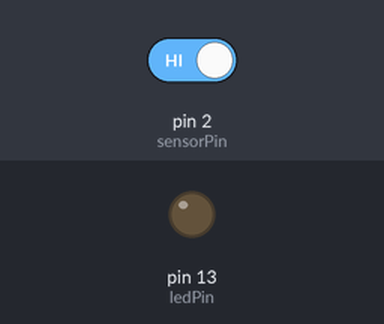
A sketch run on a simulated Arduino Uno, built with avr-gcc and run on an emulated ATmega328P. Parts: output pins drawn as LEDs (lit = HIGH). The test bench sets the inputs (shaded band); at power-on: pin 2 (sensorPin) HIGH.

Above: at 1.2 s.
1.3 s: pin 2 (sensorPin) driven LOW
At 2.1 s:
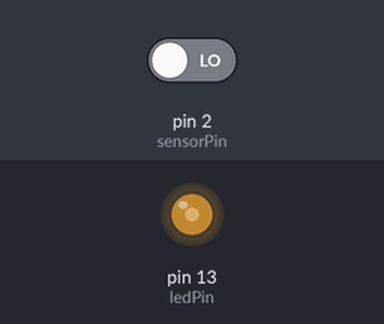
2.8 s: pin 2 (sensorPin) driven HIGH
At 4.0 s:
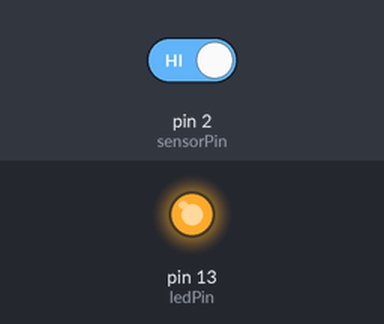
Timing chart, 0 to 5.8 s (numbered marks = the images above; inputs shaded):
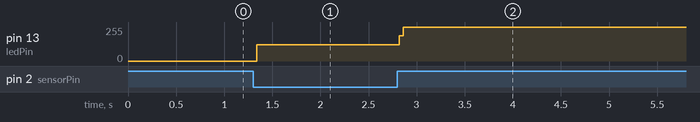

Measured:
- after the input at 1.3 s, pin 13 (ledPin): 0/255 → 121/255 at once
- after the input at 2.8 s, pin 13 (ledPin): 121/255 → 255/255 at once

The sketch:

SoundSensorLED.ino
```cpp
int sensorPin = 2; // Connected to digital output of KY-038 sound sensor module
int ledPin = 13; // Connected to postive of led
boolean isOn = false; //To determine/track if led is on or off

void setup() {
  pinMode(sensorPin, INPUT); //Setting the pin to input for reading data
  pinMode(ledPin, OUTPUT); //Setting the pin to output for turning the led on/off

}

void loop() {

  int data = digitalRead(sensorPin); //Reading data from sensor and storing in variable

  if (data != 1) { // 1 is sent from sensor when loud noise is detected
    if (isOn == true) { // If led is on then turn it off
      digitalWrite(ledPin, LOW);
      isOn = false;
    }
    else { // else if led is off then turn it on
      digitalWrite(ledPin, HIGH);
      isOn = true;
    }
  }
}
```
